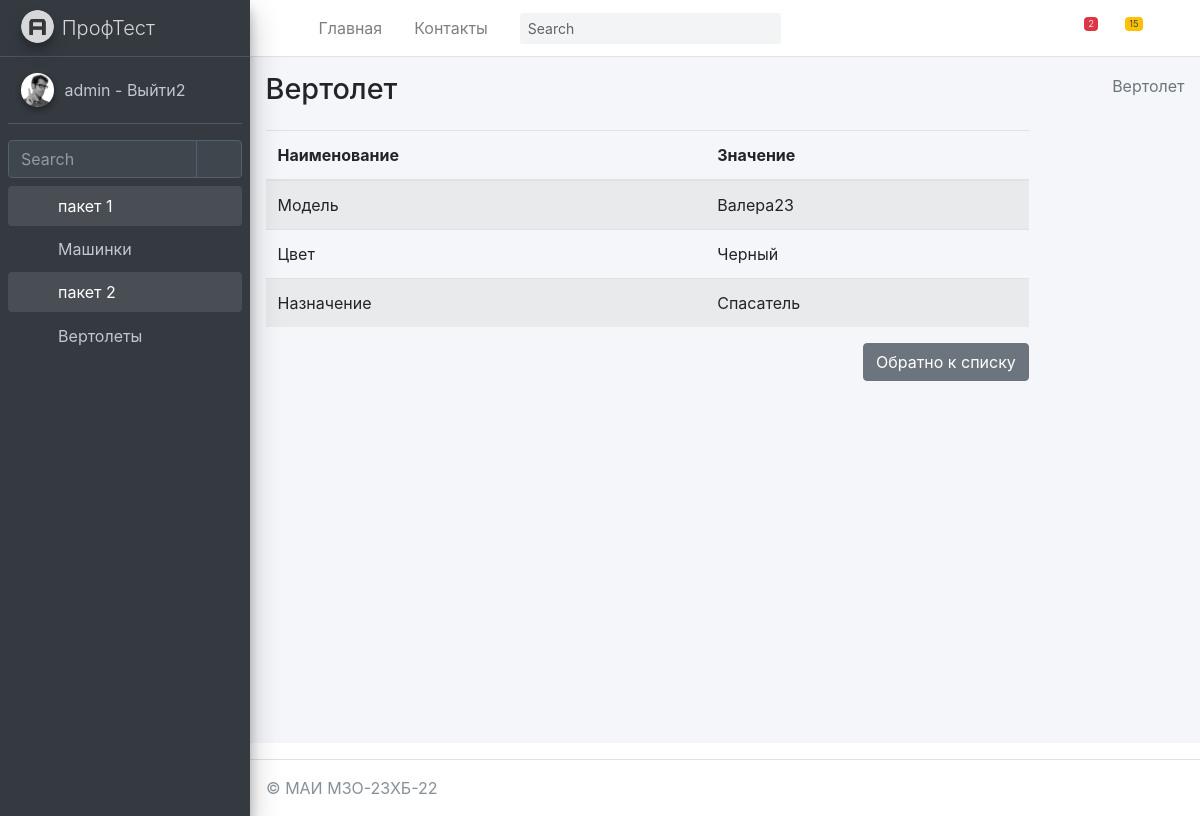
The page /helicopter/myhelicopter/detail/1/ (signed in) on the database its author committed.
### mysite/helicopter/models.py (models this page shows, shortened)
class Forlog(models.Model):
    created_at = models.DateTimeField(auto_now_add=True,  verbose_name='Создано')
    updated_at = models.DateTimeField(auto_now=True, verbose_name='Обновлено')
    edesc = models.TextField(blank=True, null=True, verbose_name='Комментарий')
    erem = models.BooleanField(default=False, verbose_name='Удалить?')
    class Meta:
        abstract = True

class MyHelicopter(Forlog):
    name = models.CharField(max_length=255, blank=False, null= False, default="Валера23", verbose_name="Модель")
    color = models.CharField(max_length=255, blank=False, null = False, default="Черный", verbose_name="Цвет")
    nazn = models.CharField(max_length=255, blank=False, null = False, default="Спасатель", verbose_name="Назначение")
    class Meta:
        verbose_name = 'Вертолет'
        verbose_name_plural = 'Вертолеты'
        ordering = ['id']
    def get_fields(self):
        return [(field.name, field.value_to_string(self)) for field in MyHelicopter._meta.fields]

### mysite/helicopter/views.py (the view)
# urls.py: path('myhelicopter/detail/<int:pk>/', MyHelicopterDetail.as_view(), name='MyHelicopterDetail'),
@method_decorator(login_required(login_url='/login/'), name='dispatch')
class MyHelicopterDetail(DetailView):
	model = MyHelicopter
	context_object_name = 'myhelicopter_one'
	success_url = '/helicopter/myhelicopter/'
	def get_context_data(self, *, object_list=None, **kwargs):
		context = super(MyHelicopterDetail,self).get_context_data(**kwargs)
		context['sometry'] = self.model._meta.verbose_name
		context['slovar'] = {'name','color'}
		context['secslovar'] = {'nazn'}
		context['hidenslovar'] = {'id'}
		context['dopslovar'] = {'created_at','erem','edesc','updated_at'}
		context['model'] = self.model
		return context

### mysite/helicopter/templatetags/helicopter_tags.py (called while the page is built)
@register.filter(name='nonefortext')
def nonefortext(fieldvalue):
    return fieldvalue if fieldvalue and fieldvalue != "NULL" and fieldvalue != "None" and fieldvalue != ""  else "Не указано"

@register.simple_tag
def field_name(value, field):
    if hasattr(value, 'model'):
        value = value.model
    return value._meta.get_field(field).verbose_name

@register.simple_tag
def my_comeback():
    return "Обратно к списку"

### mysite/helicopter/templates/helicopter/myhelicopter_detail.html
{% extends 'helicopter/base.html' %}
{% load helicopter_tags %}
{% block content %}
    <div class="content-wrapper">
    {% block sidebar %}
        {% include 'helicopter/includes/_breadcrumb.html' %}
    {% endblock %}
        <section class="content">
            <div class="col-md-10">
                <table class="table table-striped">
                    <thead>
                    <tr>
                        <th scope="col">Наименование</th>
                        <th scope="col">Значение</th>
                    </tr>
                    </thead>
                    <tbody>
                    {% for name, value in myhelicopter_one.get_fields %}
                        {% if name in slovar %}
                            <tr>
                                <td>
                                    {% field_name myhelicopter_one name %}
                                </td>
                                <td>
                                    {{ value |  nonefortext }}
                                </td>
                            </tr>
                        {% endif %}
                     {% if name in secslovar %}
                            <tr>
                                <td>
                                    {% field_name myhelicopter_one name %}
                                </td>
                                <td>
                                    {{ value |  nonefortext }}
                                </td>
                            </tr>
                        {% endif %}
                    {% endfor %}
                    </tbody>
                </table>
            <a href="{% url 'helicopter:MyHelicopter' %}" class="btn btn-secondary float-right">
                {% my_comeback %}</a>
            </div>
        </section>
    </div>
{% endblock content %}

### mysite/templates/includes/full_sidebar.html
<aside class="main-sidebar sidebar-dark-primary elevation-4">
    <a href="/" class="brand-link">
        <img src="{{ ASSETS_ROOT }}/img/AdminLTELogo.png" alt="AdminLTE Logo" class="brand-image img-circle elevation-3"
             style="opacity: .8">
        <span class="brand-text font-weight-light">ПрофТест</span>
    </a>
    <div class="sidebar">
        <div class="user-panel mt-3 pb-3 mb-3 d-flex">
            <div class="image">
                <img src="{{ ASSETS_ROOT }}/img/user2-160x160.jpg" class="img-circle elevation-2" alt="User Image">
            </div>
            <div class="info">
                <a href="{% url 'logout' %}" class="d-block">
                    {{ request.user.username }} - Выйти2
                </a>
            </div>
        </div>
        <div class="form-inline">
            <div class="input-group" data-widget="sidebar-search">
                <input class="form-control form-control-sidebar" type="search" placeholder="Search" aria-label="Search">
                <div class="input-group-append">
                    <button class="btn btn-sidebar">
                        <i class="fas fa-search fa-fw"></i>
                    </button>
                </div>
            </div>
        </div>
        <nav class="mt-2">
            <ul class="nav nav-pills nav-sidebar flex-column" data-widget="treeview" role="menu" data-accordion="false">
                {% for item1 in SIDEBAR %}
                    <li class="nav-item {% if 'children' in item1 %} has-treeview menu-is-opening menu-open {% endif %}">
                    <a href="{% if 'children' in item1 %}#{% else %}{{ item1.url }}{% endif %}" class="nav-link">
                        <i class="nav-icon fas fa-circle {{ item1.color }}"></i>
                        <p>
                            {{ item1.name }}
                            {% if 'children' in item1 %}<i class="right fas fa-angle-left"></i>{% endif %}
                        </p>
                    </a>
                    <ul class="nav nav-treeview">
                    {% if 'children' in item1 %}
                        {% for item2 in item1.children %}
                            <li class="nav-item">
                                <a href="{{ item2.url }}" class="nav-link">
                                    <i class="far fa-circle nav-icon"></i>
                                    <p>{{ item2.name }}</p>
                                </a>
                            </li>
                        {% endfor %}
                    {% endif %}
                    </ul>
                    </li>
                {% endfor %}
            </ul>
        </nav>
    </div>
</aside>

### rows shown on the page
MyHelicopter: name "Валера23" "Черный", nazn "Спасатель"

### other values the page prints
{{ request.user.username }} "admin"
{{ item1.name }} "пакет 1" "пакет 2"
{{ item2.name }} "Машинки" "Вертолеты"
{{ sometry }} "Вертолет"
